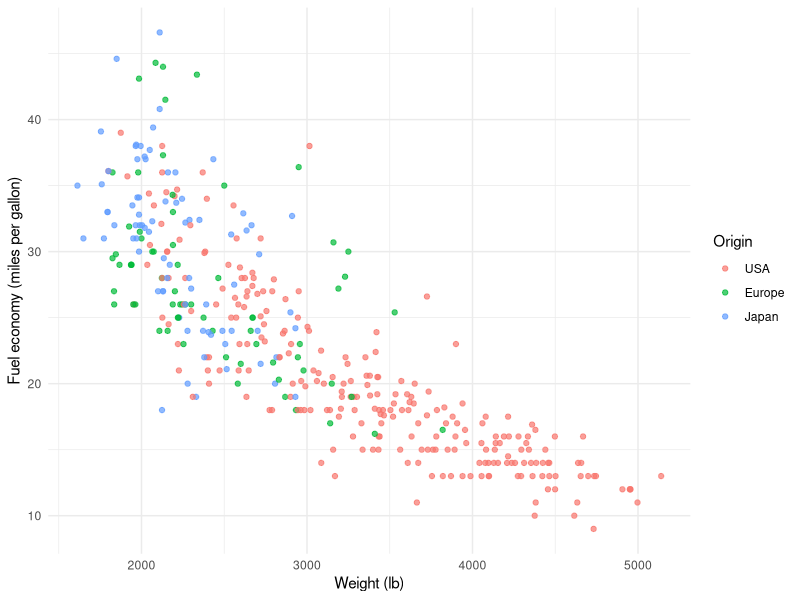
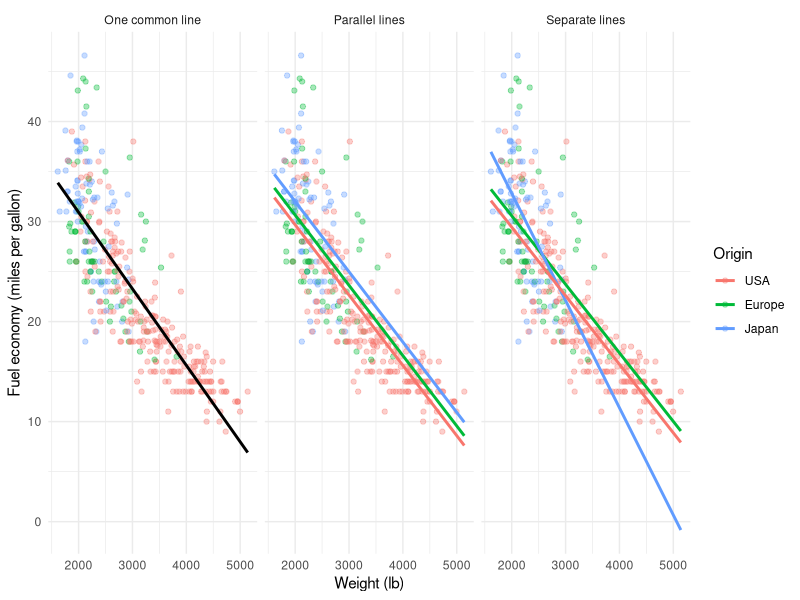

These charts were generated, in order, by the following R code: (Note: this script raises an error after producing the figures.)
## ---- chunk 1
knitr::opts_chunk$set(comment = "", dev = "png")
library(tidyverse)
## ---- chunk 2
auto <- readr::read_csv("../data/auto_mpg.csv") |>
  mutate(origin = factor(origin, levels = c("USA", "Europe", "Japan")))

glimpse(auto)
## ---- chunk 3
ggplot(auto, aes(x = weight, y = mpg, colour = origin)) +
  geom_point(alpha = 0.7) +
  labs(
    x = "Weight (lb)",
    y = "Fuel economy (miles per gallon)",
    colour = "Origin"
  ) +
  theme_minimal()
## ---- chunk 4
m1 <- lm(mpg ~ weight, data = auto)
m2 <- lm(mpg ~ weight + origin, data = auto)
m3 <- lm(mpg ~ weight * origin, data = auto)
## ---- chunk 5
weight_values <- seq(min(auto$weight), max(auto$weight), length.out = 200)
model_levels <- c("One common line", "Parallel lines", "Separate lines")

common_grid <- tibble(weight = weight_values)
common_fit <- common_grid |>
  mutate(
    fitted = predict(m1, newdata = common_grid),
    model = factor("One common line", levels = model_levels)
  )

origin_grid <- crossing(
  weight = weight_values,
  origin = levels(auto$origin)
)

origin_fits <- bind_rows(
  origin_grid |>
    mutate(
      fitted = predict(m2, newdata = origin_grid),
      model = "Parallel lines"
    ),
  origin_grid |>
    mutate(
      fitted = predict(m3, newdata = origin_grid),
      model = "Separate lines"
    )
) |>
  mutate(model = factor(model, levels = model_levels))

plot_data <- crossing(
  auto,
  model = factor(model_levels, levels = model_levels)
)

ggplot(plot_data, aes(x = weight, y = mpg, colour = origin)) +
  geom_point(alpha = 0.35) +
  geom_line(
    data = origin_fits,
    aes(y = fitted),
    linewidth = 1
  ) +
  geom_line(
    data = common_fit,
    aes(x = weight, y = fitted),
    inherit.aes = FALSE,
    colour = "black",
    linewidth = 1
  ) +
  facet_wrap(~ model) +
  labs(
    x = "Weight (lb)",
    y = "Fuel economy (miles per gallon)",
    colour = "Origin"
  ) +
  theme_minimal()
## ---- chunk 6
summary(m3)
## ---- chunk 7
anova(m1, m2)
## ---- chunk 8
# Compare m2 with m3 using anova().
# Your code here
## ---- chunk 9
# Your code here
## ---- chunk 10
anova(lm(mpg ~ origin + weight, data = auto))
anova(lm(mpg ~ weight + origin, data = auto))
## ---- chunk 11
m4 <- lm(mpg ~ weight * origin + model_year, data = auto)

tibble(
  model = c("m3", "m4"),
  adjusted_r_squared = c(
    summary(m3)$adj.r.squared,
    summary(m4)$adj.r.squared
  ),
  residual_standard_error = c(sigma(m3), sigma(m4)),
  AIC = c(AIC(m3), AIC(m4))
)

anova(m3, m4)
## ---- chunk 12
m5 <- lm(
  # Complete the formula.
  # Your code here
)

# Build the same three-number comparison for m4 and m5.
# Then compare m4 and m5 with anova().
## ---- chunk 13
par(mfrow = c(2, 2))
plot(m4)
par(mfrow = c(1, 1))
## ---- chunk 14
m6 <- lm(
  # Complete the formula.
  # Your code here
)

# Compare m4 with m6 using anova().
# Compare adjusted R-squared, residual standard error and AIC.
## ---- chunk 15
# Use diagnostics-initial as your template.
# Your code here
